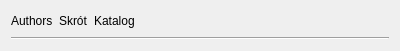
<?xml version="1.0" encoding="UTF-8"?>
<ui version="4.0">
 <class>AuthorInfo</class>
 <widget class="QWidget" name="AuthorInfo">
  <property name="geometry">
   <rect>
    <x>0</x>
    <y>0</y>
    <width>400</width>
    <height>47</height>
   </rect>
  </property>
  <property name="windowTitle">
   <string>Form</string>
  </property>
  <layout class="QGridLayout" name="gridLayout">
   <item row="0" column="0">
    <widget class="QLabel" name="label">
     <property name="text">
      <string>Authors</string>
     </property>
    </widget>
   </item>
   <item row="0" column="1">
    <widget class="QLabel" name="label_2">
     <property name="text">
      <string>Skrót</string>
     </property>
    </widget>
   </item>
   <item row="0" column="2">
    <widget class="QLabel" name="label_3">
     <property name="text">
      <string>Katalog</string>
     </property>
    </widget>
   </item>
   <item row="0" column="3">
    <spacer name="horizontalSpacer">
     <property name="orientation">
      <enum>Qt::Horizontal</enum>
     </property>
     <property name="sizeHint" stdset="0">
      <size>
       <width>207</width>
       <height>20</height>
      </size>
     </property>
    </spacer>
   </item>
   <item row="1" column="0" colspan="4">
    <widget class="Line" name="line">
     <property name="orientation">
      <enum>Qt::Horizontal</enum>
     </property>
    </widget>
   </item>
  </layout>
 </widget>
 <resources/>
 <connections/>
</ui>
